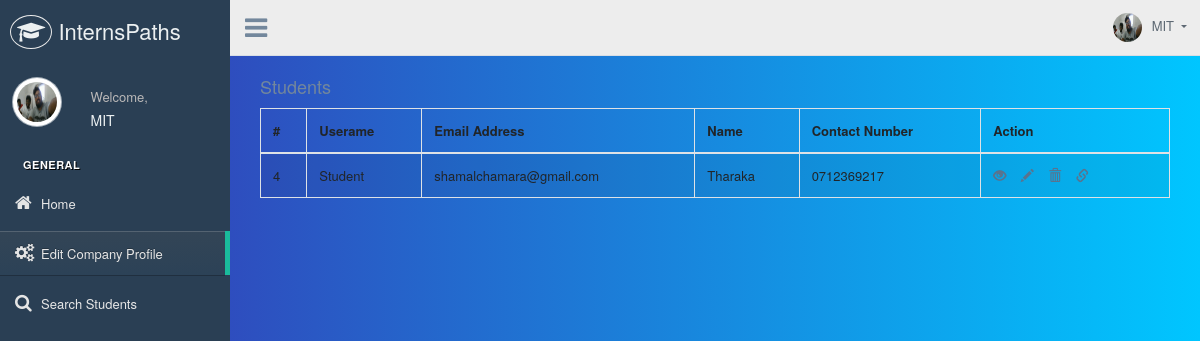
The app's page /company/searchStudents.php (signed in) with its own data.
### tables this page shows
CREATE TABLE IF NOT EXISTS `company` (
  `comnum` int(20) NOT NULL AUTO_INCREMENT,
  `id` int(11) NOT NULL,
  `username` varchar(100) NOT NULL,
  `email` varchar(200) NOT NULL,
  `name` varchar(100) NOT NULL DEFAULT 'Unknown',
  `profileurl` varchar(500) NOT NULL DEFAULT '../images/avatar-01.jpg',
  `mobile` varchar(20) NOT NULL DEFAULT 'Unknown',
  `address` varchar(500) NOT NULL DEFAULT 'Unknown',
  `description` varchar(3000) NOT NULL DEFAULT 'no description',
  `location` varchar(1000) DEFAULT NULL,
  `facebook` varchar(1000) DEFAULT NULL,
  `linkedin` varchar(1000) DEFAULT NULL,
  `twitter` varchar(1000) DEFAULT NULL,
  `fields` varchar(1000) NOT NULL,
  `mission` varchar(5000) DEFAULT NULL,
  `vision` varchar(5000) DEFAULT NULL,
  `requests` varchar(1000) NOT NULL DEFAULT '',
  `applied` varchar(1000) NOT NULL DEFAULT '',
  PRIMARY KEY (`comnum`),
  UNIQUE KEY `id` (`id`)
);

CREATE TABLE IF NOT EXISTS `student` (
  `id` int(11) NOT NULL,
  `username` varchar(200) NOT NULL,
  `email` varchar(200) NOT NULL,
  `mobile` varchar(20) NOT NULL DEFAULT '0123456789',
  `name` varchar(200) NOT NULL DEFAULT 'Please Update Your Profile',
  `lastname` varchar(100) NOT NULL DEFAULT 'Unknown',
  `profileurl` varchar(500) NOT NULL DEFAULT '../images/avatar-01.jpg',
  `address` varchar(500) NOT NULL DEFAULT 'Unknown',
  `gender` varchar(6) NOT NULL DEFAULT 'Male',
  `linkedin` varchar(500) NOT NULL DEFAULT '#',
  `gpa` float NOT NULL DEFAULT 4.2,
  `personalweb` varchar(500) NOT NULL DEFAULT '#',
  `cvurl` varchar(500) NOT NULL DEFAULT '#',
  `descrip` varchar(2000) NOT NULL DEFAULT 'No Description',
  `field` varchar(100) NOT NULL DEFAULT 'Electronic & Telecommunication Engineering',
  `dateofbirth` varchar(10) NOT NULL,
  `requests` varchar(1000) NOT NULL,
  `applied` varchar(1000) NOT NULL,
  PRIMARY KEY (`id`)
);

### company/searchStudents.php (the view, shortened to what this page needs)
<?php
require_once "../php/config.php" ;
$name = $email = $mnumber =$error= "";
$sql = "SELECT * FROM company WHERE id = ?";
if($stmt = mysqli_prepare($link, $sql)){
    mysqli_stmt_bind_param($stmt, "i", $param_id);
    if(mysqli_stmt_execute($stmt)){
        $result = mysqli_stmt_get_result($stmt);
        if(mysqli_num_rows($result) == 1){
                $row = mysqli_fetch_array($result, MYSQLI_ASSOC);
                $name=$row["name"];
                $profileurl=$row["profileurl"];
            } else{
                exit();
            }
        } else{
            header("location: error.php?id=$id & return=editcompany.php & error=Please Try Again ");
        }
    } else{
        header("location: error.php?id=$id & return=editcompany.php & error=Please Try Again ");
        exit();
    }
?>
    <!DOCTYPE html>
    <html lang="en">
    <head>
      <link href="../vendors/bootstrap/dist/css/bootstrap.min.css" rel="stylesheet">
      <link href="../vendors/font-awesome/css/font-awesome.min.css" rel="stylesheet">
      <link href="../vendors/nprogress/nprogress.css" rel="stylesheet">
      <link href="../vendors/iCheck/skins/flat/green.css" rel="stylesheet">
      <link href="../vendors/bootstrap-progressbar/css/bootstrap-progressbar-3.3.4.min.css" rel="stylesheet">
      <link href="../vendors/jqvmap/dist/jqvmap.min.css" rel="stylesheet"/>
      <link href="../vendors/bootstrap-daterangepicker/daterangepicker.css" rel="stylesheet">
      <link href="../build/css/custom.min.css" rel="stylesheet">
      <link href="css/viewprof.css" rel="stylesheet">
  </head>
  <body class="nav-md">
    <div class="container body" style="height:1200px;">
        <div class="main_container">
          <div class="col-md-3 left_col" style="height:1200px;">
            <div class="left_col scroll-view">
              <div class="navbar nav_title" style="border: 0;">
                <a href="../index.php" class="site_title"><i class="fa fa-mortar-board"></i> <span>InternsPaths</span></a>
            </div>
            <div class="profile clearfix">
                <div class="profile_pic">
                  <img src="<?php echo $profileurl ?>" alt="..." class="img-circle profile_img" style="width:50px; height: 50px ">
              </div>
              <div class="profile_info">
                  <span>Welcome,</span>
                  <a href="../index.php?id=<?php echo $_SESSION["id"]?>"><h2><?php echo $name?></h2></a>
              </div>
          </div>
          <br />
          <div id="sidebar-menu" class="main_menu_side hidden-print main_menu">
            <div class="menu_section">
              <h3>General</h3>
              <ul class="nav side-menu">
                    <li><a href="index.php"><i class="fa fa-home"></i>Home</a></li>
                    <li class="active"><a href="editmyprofile.php?id=<?php echo $_SESSION["id"]?>"><i class="fa fa-cogs"></i>Edit Company Profile</a></li>
                    <li><a href="searchStudents.php"><i class="fa fa-search"></i>Search Students</a></li>
              </ul>
          </div>
      </div>
  </div>
</div>
<div class="top_nav">
    <div class="nav_menu">
      <div class="nav toggle">
        <a id="menu_toggle"><i class="fa fa-bars"></i></a>
    </div>
    <nav class="nav navbar-nav">
        <ul class=" navbar-right">
          <li class="nav-item dropdown open" style="padding-left: 15px;">
            <a href="javascript:;" class="user-profile dropdown-toggle" aria-haspopup="true" id="navbarDropdown" data-toggle="dropdown" aria-expanded="false">
              <img src="<?php echo $profileurl ?>" alt=""><?php echo $name ?>
          </a>
      </li>
  </ul>
</nav>
</div>
</div>
 <div class="right_col" role="main">
          <div class="col-md-12 col-sm-12" style="display: inline-block;" >
<div class="page-header clearfix">
                        <h2 class="pull-left">Students</h2>
                    </div>
                    <?php
                    require_once "../php/config.php";
                    $sql = "SELECT * FROM student";
                    if($result = mysqli_query($link, $sql)){
                        if(mysqli_num_rows($result) > 0){
                            echo "<table id='datatable' class='table table-bordered table-striped'>";
                            echo "<thead>";
                            echo "<tr>";
                            echo "<th>#</th>";
                            echo "<th>Userame</th>";
                            echo "<th>Email Address</th>";
                            echo "<th>Name</th>";
                            echo "<th>Contact Number</th>";
                            echo "<th>Action</th>";
                            echo "</tr>";
                            echo "</thead>";
                            echo "<tbody>";
                            while($row = mysqli_fetch_array($result)){
                                echo "<tr>";
                                echo "<td>" . $row['id'] . "</td>";
                                echo "<td>" . $row['username'] . "</td>";
                                echo "<td>" . $row['email'] . "</td>";
                                echo "<td>" . $row['name'] . "</td>";
                                echo "<td>" . $row['mobile'] . "</td>";
                                echo "<td>";
                                echo "<a href='viewstudent.php?id=". $row['id'] ."' title='View Record' data-toggle='tooltip'><span class='glyphicon glyphicon-eye-open'></span> &nbsp;&nbsp; </a>";
                                echo "<a href='editstudent.php?id=". $row['id'] ."' title='Update Record' data-toggle='tooltip'><span class='glyphicon glyphicon-pencil'></span> &nbsp;&nbsp;  </a>";
                                echo "<a href='deletestu.php?id=". $row['id'] ."' title='Delete Record' data-toggle='tooltip'><span class='glyphicon glyphicon-trash'></span>&nbsp;&nbsp;&nbsp;&nbsp;</a>";
                                 echo "<a href='reset-password.php?id=". $row['id'] ."&return=managestudent.php' title='Reset Password' data-toggle='tooltip'><span class='glyphicon glyphicon-link'></span> &nbsp;&nbsp; </a>";
                                echo "</td>";
                                echo "</tr>";
                            }
                            echo "</tbody>";
                            echo "</table>";
                        } else{
                            echo "<p class='lead'><em>No records were found.</em></p>";
                        }
                    } else{
                        echo "ERROR: Could not able to execute $sql. " . mysqli_error($link);
                    }
                    ?>
          </div>
        </div>
</div>
</div>
</body>
</html>

### company/css/viewprof.css (style rules this page uses)
body { background: -webkit-linear-gradient(left, #3931af, #00c6ff); }

### records on screen
company: profileurl (picture), name "MIT"
student: id "4", username "Student", email "shamalchamara@gmail.com", name "Tharaka", mobile "0712369217"
